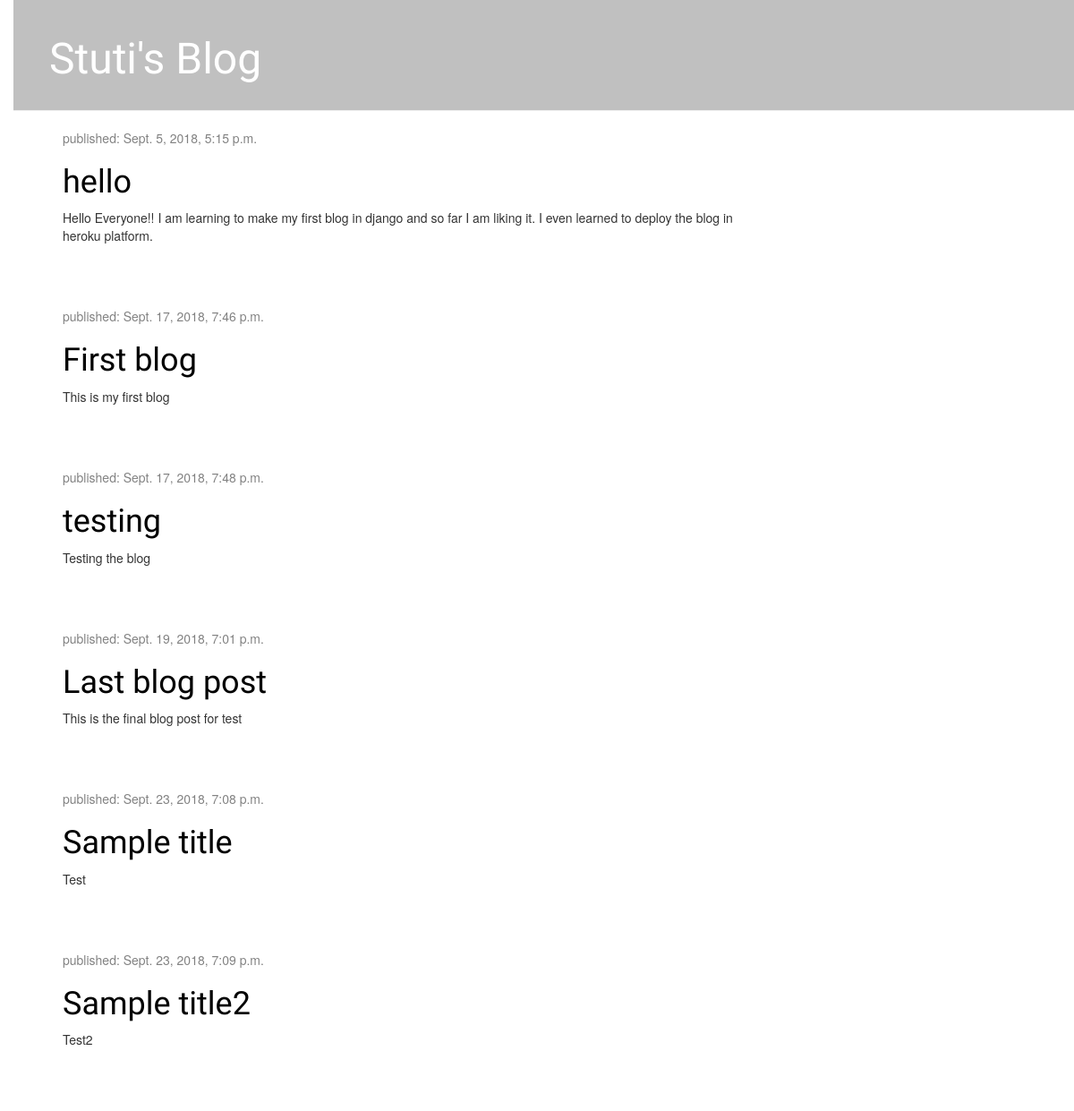
Before: / with the older database file.
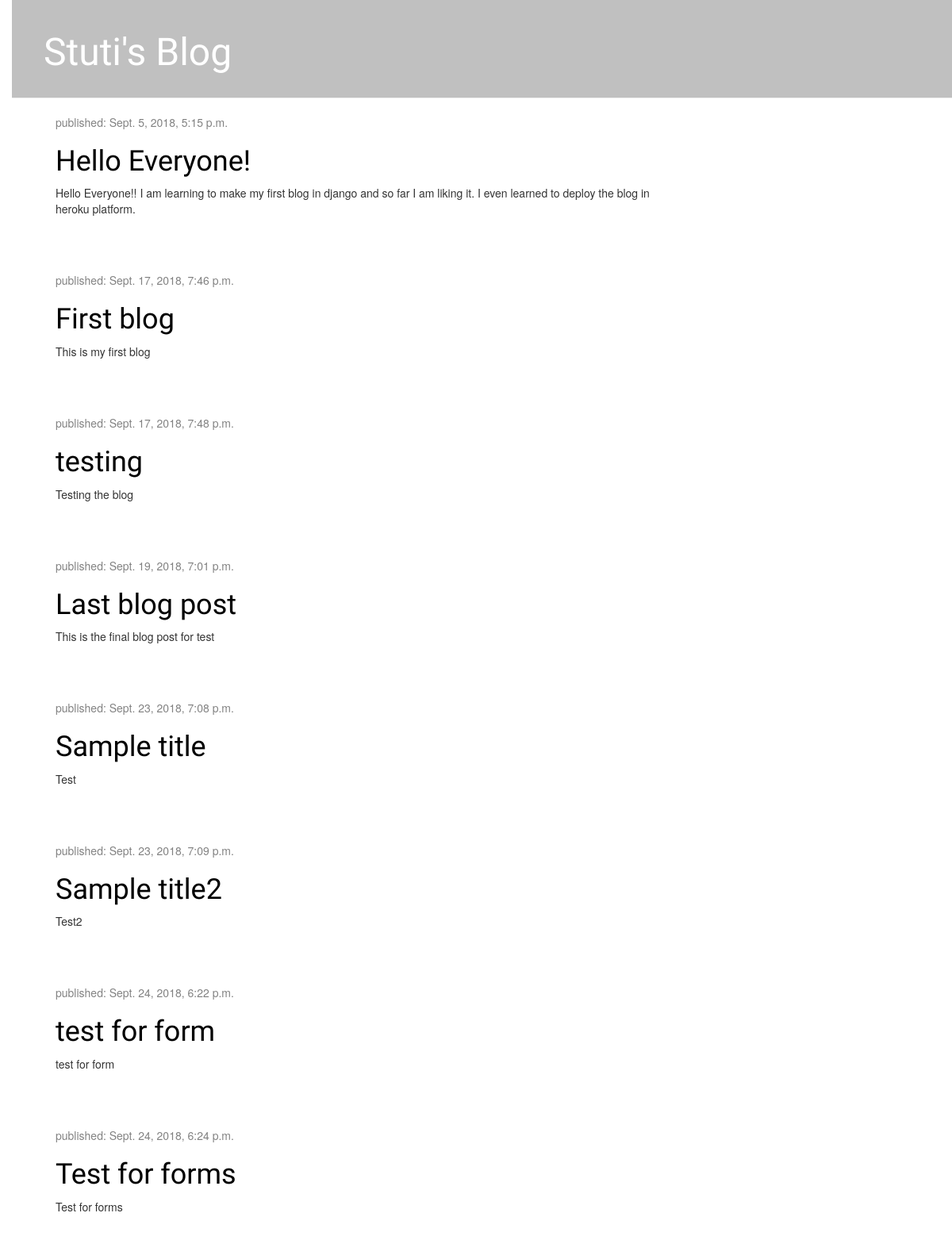
After: the same page with the newer database file.
### blog/models.py (models this page shows, shortened)
class Post(models.Model):
    STATUS_CHOICES = (
        ('draft', 'Draft'),
        ('published', 'Published'),
    )
    title = models.CharField(max_length=250)
    slug = models.SlugField(max_length=250,
                            unique_for_date='publish')
    author = models.ForeignKey(User,
                               on_delete=models.CASCADE,
                               related_name='blog_posts')
    body = models.TextField()
    publish = models.DateTimeField(default=timezone.now)
    created = models.DateTimeField(auto_now_add=True)
    updated = models.DateTimeField(auto_now=True)
    status = models.CharField(max_length=10,
                              choices=STATUS_CHOICES,
                              default='draft')
    objects = models.Manager()  # The default manager.
    published = PublishedManager()  # Our custom manager.
    class Meta:
        ordering = ('-publish',)

### blog/views.py (the view)
# urls.py: path('', views.post_list, name='post_list'),
def post_list(request):
    posts = Post.objects.filter(publish__lte=timezone.now()).order_by('publish')
    return render(request, 'blog/post_list.html', {'posts': posts})

### blog/templates/blog/post_list.html (shortened to what this page needs)
{% extends 'blog/base.html' %}
{% block content %}
    {% for post in posts %}
             <div class="post">
                <div class="date">
                <p>published: {{ post.publish }}</p></div>
                 <h1><a href="{% url 'post_detail' pk=post.pk %}">{{ post.title }}</a></h1>
                 <p> {{ post.body }}</p>
             </div>
    {% endfor %}
{% endblock %}

Changed rows visible on the page:
changed Post: title "hello" → "Hello Everyone!"
added Post: publish "Sept. 24, 2018, 6:22 p.m.", title "test for form", body "test for form"
added Post: publish "Sept. 24, 2018, 6:24 p.m.", title "Test for forms", body "Test for forms"
